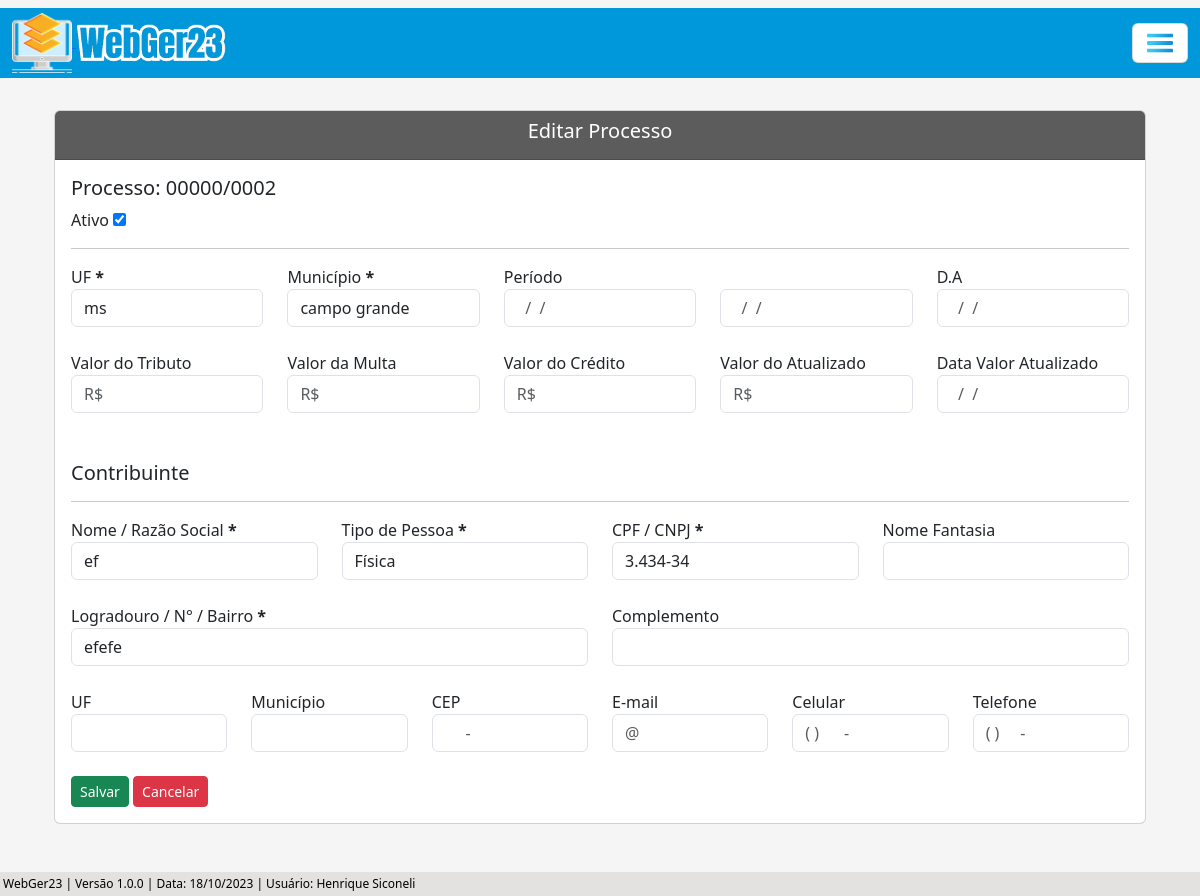
The page /editar/processo-adm/2/ (signed in) on the database as committed earlier.
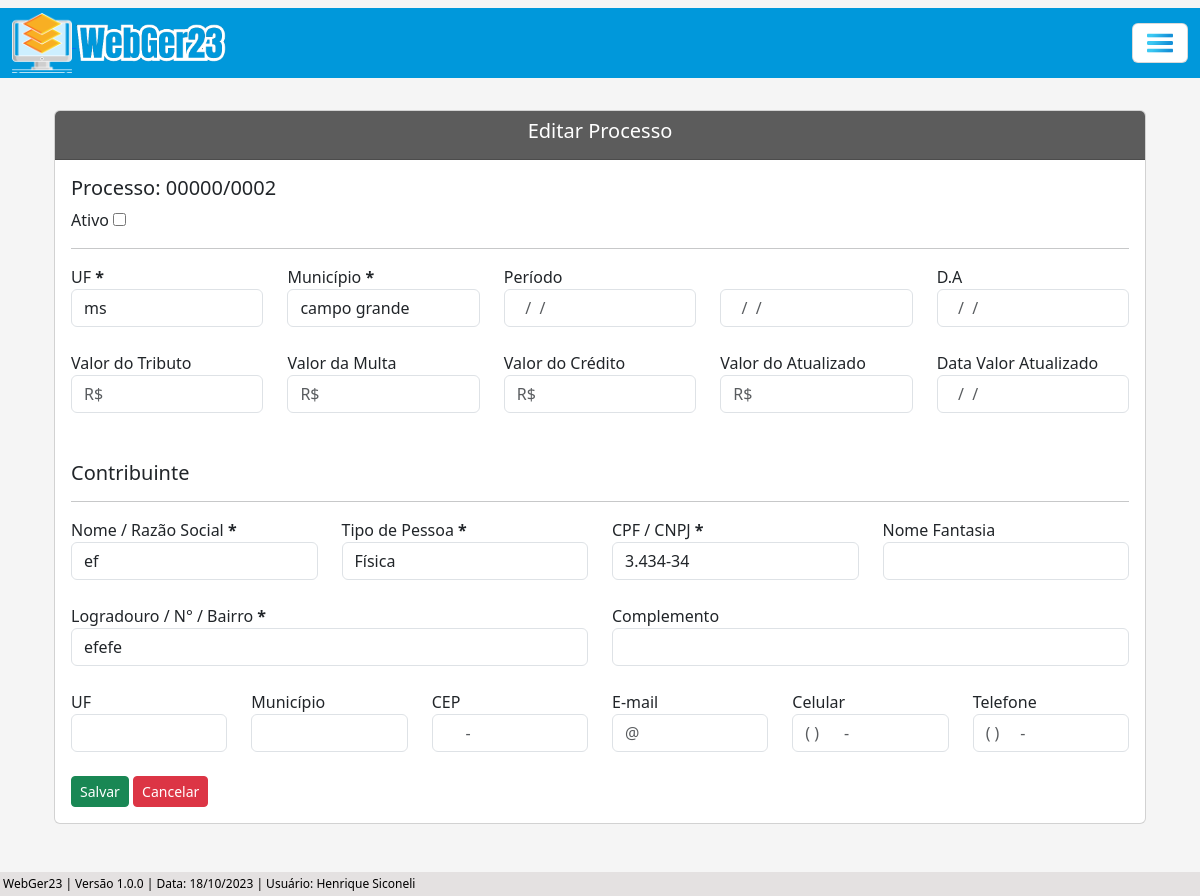
The same page on the database as committed later.
### processo/models.py (models this page shows, shortened)
class Base(models.Model): # Classe base, será herdada pelas outras classes
    data_criacao = models.DateTimeField('data_criação', auto_now_add=True)
    usuario_criador = models.ForeignKey(get_user_model(), verbose_name='Usuário Criador', on_delete=models.SET_NULL, null=True)
    data_alteracao = models.DateTimeField('Alterado', auto_now=True)
    ativo = models.BooleanField('Ativo', default=True)
    class Meta:
        abstract = True

class ProcessoAdm(Base):
    tipo_pessoas = (
        ('Física', 'Física'), ('Jurídica', 'Jurídica'),
    )
    numero = models.CharField(unique=True, verbose_name='N°', max_length=10) # Número do processo
    municipio = models.CharField(max_length=50, verbose_name='Município') # Município
    uf = models.CharField(max_length=2) # UF
    data_inicial = models.DateField(blank=True, null=True) # Data Inicial do Período do processo
    data_final = models.DateField(blank=True, null=True) # Data final do Período do processo
    data_div_ativa = models.DateField(blank=True, null=True) # Data dívida ativa
    valor_atributo = models.CharField(max_length=14, blank=True, null=True)  # Valor do atributo
    valor_multa = models.CharField(max_length=14, blank=True, null=True) # Valor da multa
    valor_credito = models.CharField(max_length=14, blank=True, null=True) # Valor do crédito
    valor_atualizado = models.CharField(max_length=14, blank=True, null=True) # Valor do atualizado
    data_valor_atualizado = models.DateField(blank=True, null=True) # Data valor atualizado
    nome_contribuinte = models.CharField(max_length=50)  # Nome / Razão Social
    tipo_pessoa = models.CharField(max_length=50, choices=tipo_pessoas) # Física / Jurídica # Utiliza choices(escolhas) para selecionar o tipo de pessoas
    documento = models.CharField(max_length=20, verbose_name='CPF/CNPJ', unique=True) # CPF / CNPJ
    nome_fantasia = models.CharField(max_length=50, blank=True, null=True) # Nome Fantasia
    email = models.EmailField(max_length=50, blank=True, null=True) # E-mail
    endereco = models.CharField(max_length=150) # Rua
    complemento = models.CharField(max_length=50, blank=True, null=True) # Complemento
    municipio_contribuinte = models.CharField(max_length=50, blank=True, null=True) # Município Contribuinte
    uf_contribuinte = models.CharField(max_length=2, verbose_name='UF', blank=True, null=True) # UF Contribuinte
    cep = models.CharField(max_length=10, blank=True, null=True) # CEP
    telefone = models.CharField(max_length=20, blank=True, null=True) # Telefone
    celular = models.CharField(max_length=20, blank=True, null=True) # Celular

### processo/views.py (the view, shortened to what this page needs)
# urls.py: path('editar/processo-adm/<int:pk>/', ProcessoAdmUpdate.as_view(), name='proc-adm-update'),
class ProcessoAdmUpdate(UpdateView):
    model = ProcessoAdm
    template_name = 'processos/updates/processo_adm_update.html'
    fields = ['ativo', 'municipio', 'uf', 'data_inicial', 'data_final', 'data_div_ativa', 'valor_atributo', 'valor_multa', 'valor_credito', 'valor_atualizado', 'data_valor_atualizado', 'nome_contribuinte', 'tipo_pessoa', 'documento', 'nome_fantasia', 'email', 'endereco', 'complemento', 'municipio_contribuinte', 'uf_contribuinte', 'cep', 'telefone', 'celular']
    success_url = reverse_lazy('proc-adm-list')
    def get_context_data(self, **kwargs):
        processo_pk = self.kwargs.get('pk') # Pega a PK do processo através da URL
        context = super().get_context_data(**kwargs)
        context['dados_processo'] = ProcessoAdm.objects.filter(pk=processo_pk) # Filtra os dados do processo através da pk
        return context

### processo/templates/processos/updates/processo_adm_update.html (shortened to what the changed rows need)
{% extends 'index.html' %}
{% load static %}
{% load widget_tweaks %}
{% block conteudo %}
    <div class="container p-4">
        <div class="card">
            <div class="card-body">
                <form action="" method="post" enctype="multipart/form-data">
                    {% for atributo in dados_processo %}
                        <h5>Processo: {{ atributo.numero }}</h5>
                        {% if user.is_superuser %}
                            <div class="col">
                                <label for="ativo">Ativo</label>
                                <input type="checkbox" name="ativo" {% if object.ativo %} checked {% endif %}>
                            </div>
                        {% endif %}
                    {% endfor %}
                    <hr>
                    <div class="row">
                        <div class="col">
                            <label for="uf">UF <b>*</b></label>
                            {% render_field form.uf class="form-control" id="uf"%}
                        </div>
                        <div class="col">
                            <label for="municipio">Município <b>*</b></label>
                            {% render_field form.municipio class="form-control" id="municipio"%}
                        </div>
                        <div class="col">
                            <label for="data_inicial">Período</label>
                            {% render_field form.data_inicial class="form-control" id="data_inicial" placeholder="  /  /    "%}
                        </div>
                        <div class="col">
                            {% render_field form.data_final class="form-control" id="data_final" placeholder="  /  /    "%}
                        </div>
                        <div class="col">
                            <label for="data_div_ativa">D.A</label>
                            {% render_field form.data_div_ativa class="form-control" id="data_div_ativa" placeholder="  /  /    "%}
                        </div>
                    </div>
                    <br>
                    <div class="row">
                        <div class="col">
                            <label for="valor_atributo">Valor do Tributo</label>
                            {% render_field form.valor_atributo class="mask-money form-control" placeholder="R$"  id="valor_atributo" autocomplete="off"%}
                        </div>
                        <div class="col">
                            <label for="valor_multa">Valor da Multa</label>
                            {% render_field form.valor_multa class="form-control" placeholder="R$" id="valor_multa" autocomplete="off"%}
                        </div>
                        <div class="col">
                            <label for="valor_credito">Valor do Crédito</label>
                            {% render_field form.valor_credito class="form-control" placeholder="R$" id="valor_credito" autocomplete="off"%}
                        </div>
                        <div class="col">
                            <label for="valor_atualizado">Valor do Atualizado</label>
                            {% render_field form.valor_atualizado class="form-control" placeholder="R$" id="valor_atualizado" autocomplete="off"%}
                        </div>
                        <div class="col">
                            <label for="data_valor_atualizado">Data Valor Atualizado</label>
                            {% render_field form.data_valor_atualizado class="form-control" id="data_valor_atualizado" placeholder="  /  /    "%}
                        </div>
                    </div>
                    <br><br>
                    <h5>Contribuinte</h5>
                    <hr>
                    <div class="row">
                        <div class="col">
                            <label for="nome_contribuinte">Nome / Razão Social <b>*</b></label>
                            {% render_field form.nome_contribuinte class="form-control" id="nome_contribuinte" autocomplete="off"%}
                        </div>
                        <div class="col">
                            <label for="tipo_pessoa">Tipo de Pessoa <b>*</b></label>
                            {% render_field form.tipo_pessoa class="form-control" id="tipo_pessoa" autocomplete="off"%}
                        </div>
                        <div class="col">
                            <label for="documento">CPF / CNPJ <b>*</b></label>
                            {% render_field form.documento class="form-control" id="documento" autocomplete="off"%}
                        </div>
                        <div class="col">
                            <label for="nome_fantasia">Nome Fantasia</label>
                            {% render_field form.nome_fantasia class="form-control" id="nome_fantasia" autocomplete="off"%}
                        </div>
                    </div>
                    <br>
                    <div class="row">
                        <div class="col">
                            <label for="endereco">Logradouro / N° / Bairro <b>*</b></label>
                            {% render_field form.endereco class="form-control" id="endereco" autocomplete="off"%}
                        </div>
                        <div class="col">
                            <label for="complemento">Complemento</label>
                            {% render_field form.complemento class="form-control" id="complemento" autocomplete="off"%}
                        </div>
                    </div>
                    <br>
                    <div class="row">
                        <div class="col">
                            <label for="uf_contribuinte">UF</label>
                            {% render_field form.uf_contribuinte class="form-control" id="uf_contribuinte" autocomplete="off"%}
                        </div>
                        <div class="col">
                            <label for="municipio_contribuinte">Município</label>
                            {% render_field form.municipio_contribuinte class="form-control" id="municipio_contribuinte" autocomplete="off"%}
                        </div>
                        <div class="col">
                            <label for="cep">CEP</label>
                            {% render_field form.cep class="form-control" placeholder="     -   " id="cep" autocomplete="off"%}
                        </div>
                        <div class="col">
                            <label for="email">E-mail</label>
                            {% render_field form.email class="form-control" placeholder="@" id="email" autocomplete="off" autocomplete="off"%}
                        </div>
                        <div class="col">
                            <label for="celular">Celular</label>
                            {% render_field form.celular class="form-control" placeholder="( )      -    " id="celular" autocomplete="off"%}
                        </div>
                        <div class="col">
                            <label for="telefone">Telefone</label>
                            {% render_field form.telefone class="form-control" placeholder="( )     -    " id="telefone" autocomplete="off"%}
                        </div>
                    </div>
                    <br>
                    <button type="submit" class="btn btn-success btn-sm">Salvar</button>
                    <a href="{% url 'proc-adm-list' %}" class="btn btn-danger btn-sm">Cancelar</a>
                </form>
            </div>
        </div>
    </div>
    <br><br>
{% endblock %}

Rows that differ between the two databases and show on the page:
changed ProcessoAdm "ms": ativo "☑" → "☐"
